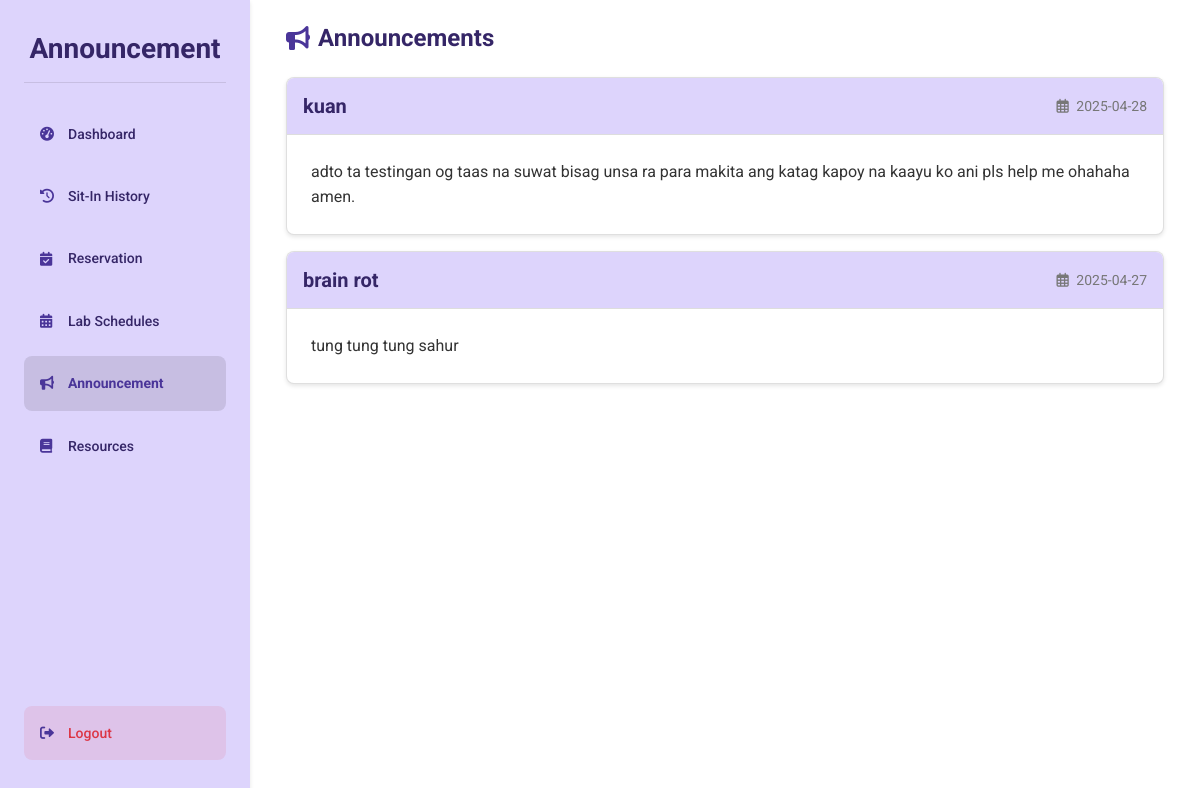
/student/announcements (signed in), run on an earlier commit of the app's database.
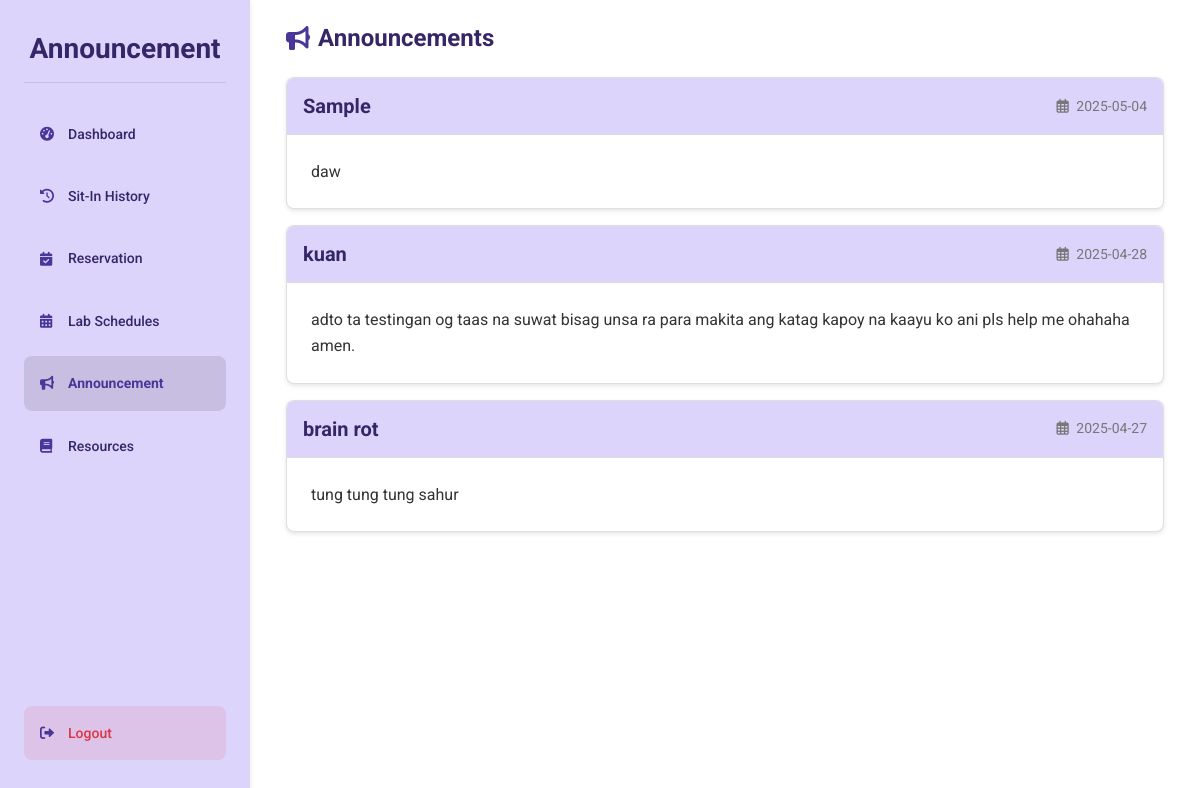
And on a later commit of the database.
### tables this page shows
CREATE TABLE announcements (
    id INTEGER PRIMARY KEY AUTOINCREMENT,
    title TEXT NOT NULL,
    content TEXT NOT NULL,
    created_at TIMESTAMP DEFAULT CURRENT_TIMESTAMP
);

### routes/student_routes.py (the view)
@student_bp.route('/announcements')
def announcements():
    if session.get('user_type') != 'student':
        session.clear()
        return redirect(url_for('auth.login'))
    announcements = get_announcements()
    return render_template('announcement.html', announcements=announcements)

### app.py (called while the page is built)
@app.after_request
def add_header(response):
    if 'Cache-Control' not in response.headers:
        response.headers['Cache-Control'] = 'no-store, no-cache, must-revalidate, post-check=0, pre-check=0, max-age=0'
        response.headers['Pragma'] = 'no-cache'
        response.headers['Expires'] = '-1'
    return response

### dbhelper.py (called while the page is built)
def get_announcements():
    conn = get_connection()
    cursor = conn.cursor()
    cursor.execute("SELECT * FROM announcements ORDER BY created_at DESC")
    announcements = cursor.fetchall()
    conn.close()
    return announcements

### templates/announcement.html (shortened to what this page needs)
{% extends 'base.html' %}
{% block content %}
<div class="dashboard-container">
    <div class="sidebar">
        <h1 class="dashboard-title">Announcement</h1>
        <div class="menu-container">
            <a href="{{ url_for('student.dashboard') }}" class="menu-btn">
                <i class="fas fa-tachometer-alt"></i> Dashboard
            </a>
            <a href="{{ url_for('student.sit_in_history') }}" class="menu-btn">
                <i class="fas fa-history"></i> Sit-In History
            </a>
            <a href="{{ url_for('student.reserve') }}" class="menu-btn">
                <i class="fas fa-calendar-check"></i> Reservation
            </a>
            <a href="{{ url_for('student.lab_schedules') }}" class="menu-btn">
                <i class="fas fa-calendar-alt"></i> Lab Schedules
            </a>
            <a href="{{ url_for('student.announcements') }}" class="menu-btn active">
                <i class="fas fa-bullhorn"></i> Announcement
            </a>
            <a href="{{ url_for('student.resources') }}" class="menu-btn">
                <i class="fas fa-book"></i> Resources
            </a>
        </div>
        <a href="{{ url_for('auth.logout') }}" class="menu-btn logout-btn">
            <i class="fas fa-sign-out-alt"></i> Logout
        </a>
    </div>
    <div class="main-content">
        <div class="container-fluid">
            <div class="row">
                <div class="col-12">
                    <h2 class="section-title">
                        <i class="fas fa-bullhorn"></i> Announcements
                    </h2>
                </div>
            </div>
            <div class="row">
                <div class="col-12">
                    {% if announcements is defined and announcements %}
                        {% for announcement in announcements %}
                        <div class="card mb-3">
                            <div class="card-header d-flex justify-content-between align-items-center">
                                <h3 class="card-title">{{ announcement.title|default(announcement['title']|default('Announcement')) }}</h3>
                                <span class="announcement-date">
                                    <i class="far fa-calendar-alt me-1"></i>
                                    {% if announcement.created_at is defined %}
                                        {{ announcement.created_at[:10] }}
                                    {% elif announcement['created_at'] is defined %}
                                        {{ announcement['created_at'][:10] }}
                                    {% else %}
                                        No date
                                    {% endif %}
                                </span>
                            </div>
                            <div class="card-body">
                                {{ announcement.content|default(announcement['content']|default('No content available')) }}
                            </div>
                        </div>
                        {% endfor %}
                    {% endif %}
                </div>
            </div>
        </div>
    </div>
</div>
{% endblock %}

What changed in the data, as far as the page shows it:
added announcements: title "Sample", created_at "2025-05-04", content "daw"
